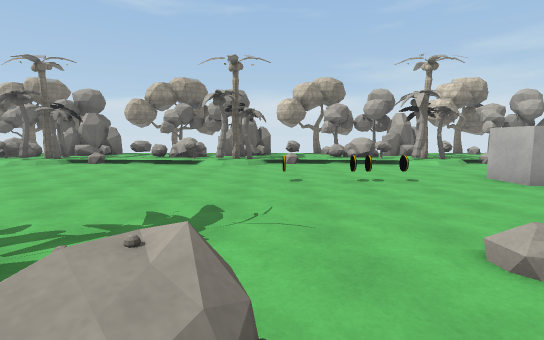
view 1 (above)

17 first-person views from a walk through a scene from a Unity 3-D project. The camera is 1.3 m above the floor, tilts 6° down and sees 85° across. The floor is counted in squares, 2 m on a side. Each view is taken from the middle of a square. On the plan, view 1 faces up. The plan holds only what a view shows up to about 9 squares ahead; the rest is blank. The place goes on beyond the plan. Some animated figures are left out. Some surface patterns are stand-ins.

view 2
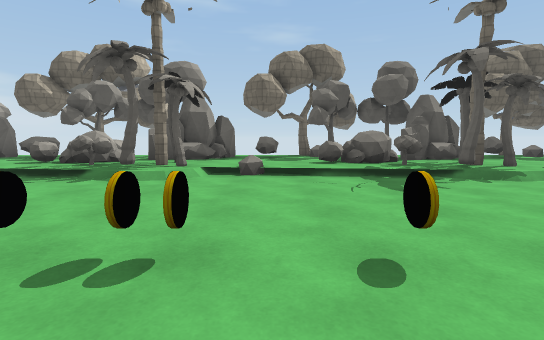

view 3
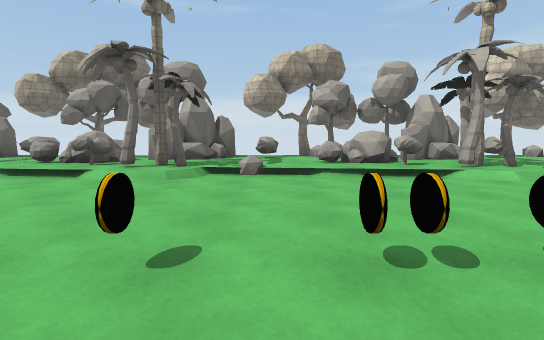

view 4
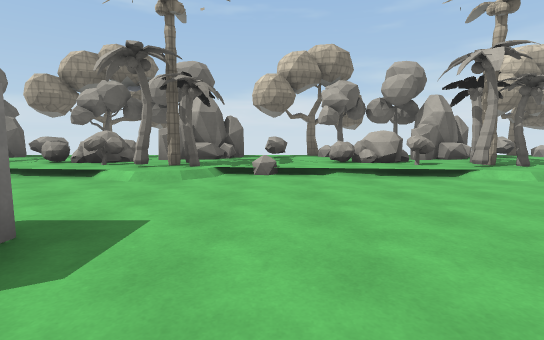

view 5
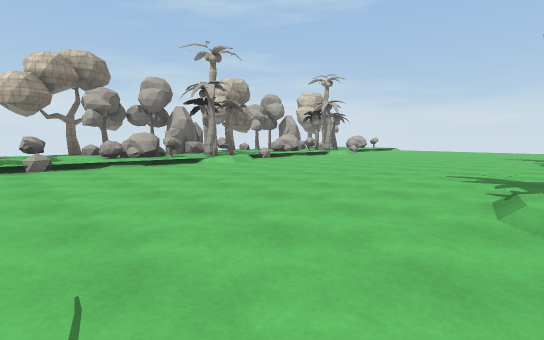

view 6
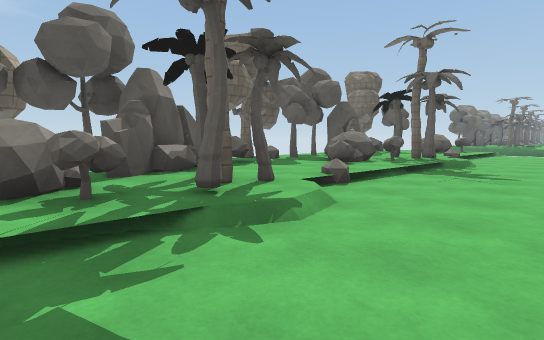

view 7
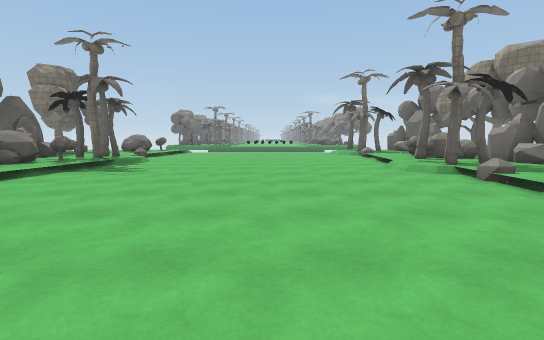

view 8
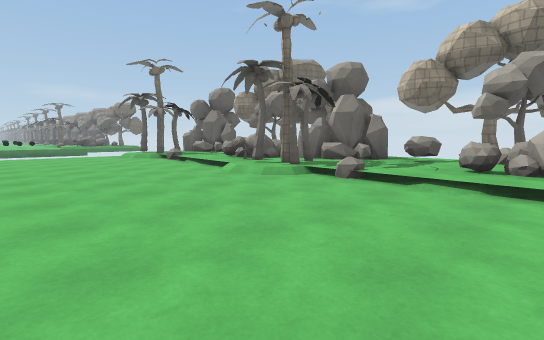

view 9
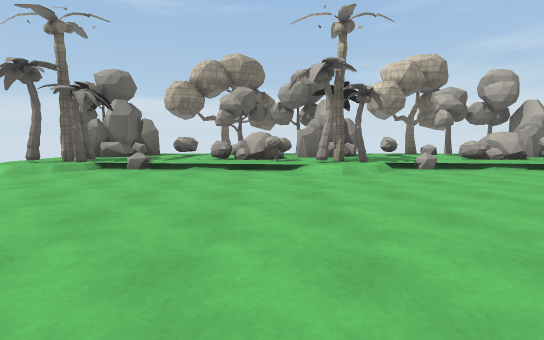

view 10
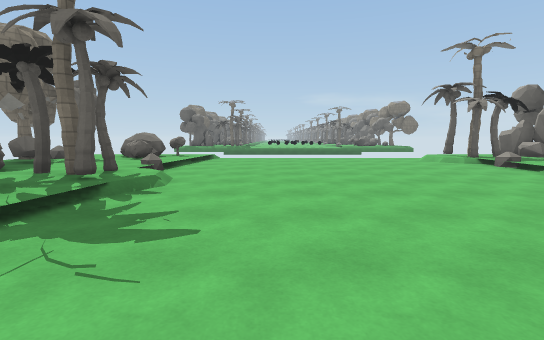

view 11
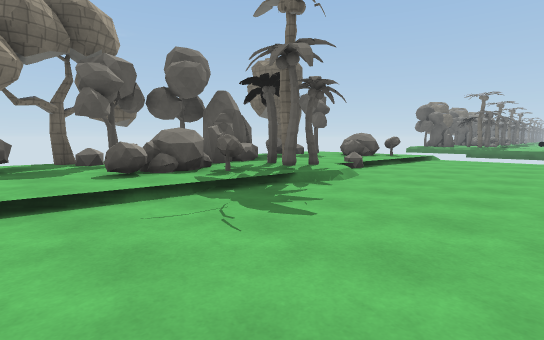

view 12
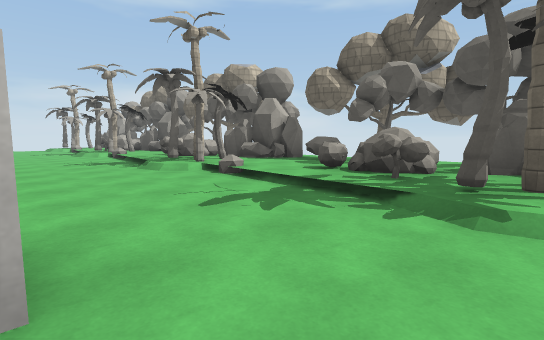

view 13
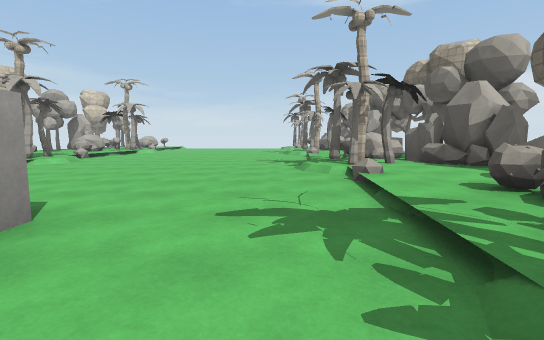

view 14
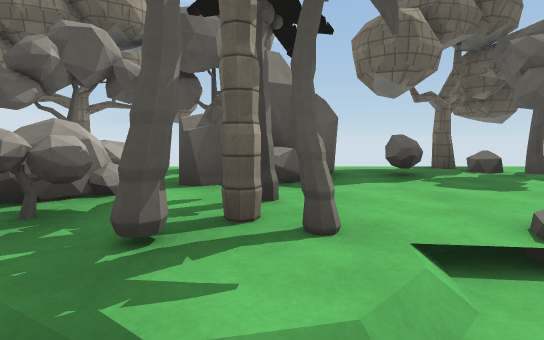

view 15
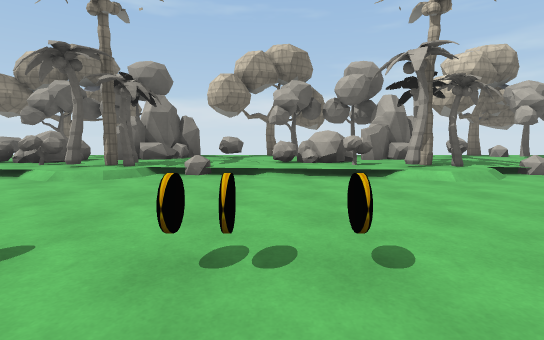

view 16
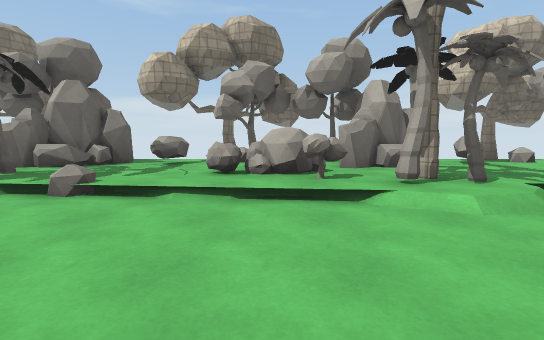

view 17
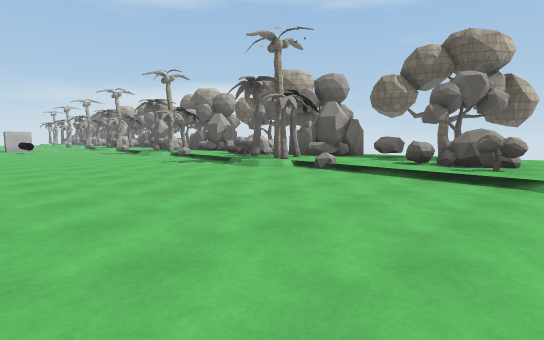

### Floor plan
Key: @ floor where view 1 was taken; # wall or solid block; x gap in a wall; . main floor; : floor 0.25 m higher than the main floor; / step, stairs or slope; = window, fence, low wall or low ledge; ^ raised ledge; O other object.
Columns run from 15 left of view 1 to 12 right of it. Each row starts with its distance up from view 1.
 13         #::x:  #=#  ##=x  #
 12  ##^=####:^#####^#####^:# ##
 11 //:::^^x:::=^##::x^#::::^^x:
 10 /#/::/=##:::/=#::=/=#:::/=#x
  9 /:/./////.////////////./////
  8  ...........................
  7 ............................
  6 ....................O.......
  5 ...............OOO..O.......
  4 ............................
  3 ............................
  2 ////./////.////////////.////
  1 /==::/#=/:::#x#=::#:==::##=:
  0 /^::::x^^:::::^@:::#^::::x^
 -1 /:#:^####:^##:#:^#####^#####
 -2 /:x:: # =x= ##:#=    #=#

Where each view was taken, in squares from view 1:
view 1: 0 up, 0 right, facing up
view 2: 7 up, 1 right, facing down
view 3: 4 up, 1 right, facing up
view 4: 4 up, 7 right, facing up
view 5: 2 up, 6 right, facing up-right
view 6: 4 up, 1 left, facing down-left
view 7: 6 up, 1 left, facing left
view 8: 5 up, 3 left, facing up-left
view 9: 3 up, 9 left, facing up
view 10: 4 up, 5 left, facing left
view 11: 5 up, 5 left, facing down-left
view 12: 5 up, 3 right, facing down-right
view 13: 3 up, 3 right, facing right
view 14: 3 up, 3 right, facing down
view 15: 4 up, 2 right, facing up
view 16: 6 up, 3 right, facing up
view 17: 7 up, 15 left, facing down-right
